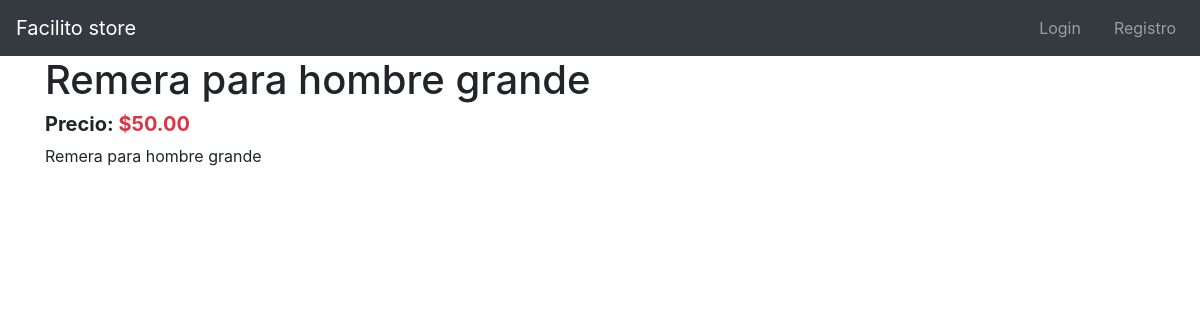
Page /productos/remera-hombre-grande on the committed database.
### products/models.py (models this page shows, shortened)
class Product(models.Model):
    title = models.CharField(max_length=50)
    description = models.TextField()
    price = models.DecimalField(max_digits=8, decimal_places=2, default=0.0)
    slug = models.SlugField(null=False, blank=False, unique=True)
    created_at = models.DateTimeField(auto_now_add=True)

### products/views.py (the view)
# urls.py: path('<slug:slug>', views.ProductDetailView.as_view(), name='proeuct-view'),
class ProductDetailView(DetailView):
    model = Product
    template_name = 'products/product.html'
    def get_context_data(self, **kwargs: Any):
        context =  super().get_context_data(**kwargs)
        return context

### products/templates/products/product.html
{% extends 'base.html' %} {% block content %}
<div class="col">
<div class="h1">{{product.title}}</div>
<div class="h5 font-weight-bold">
  Precio: <span class="text-danger">${{product.price}}</span>
</div>
<div>
    <p>{{product.description}}</p>
</div>
</div>
{% endblock %}

### rows in the picture
Product: title "Remera para hombre grande", price "50.00", description "Remera para hombre grande"
